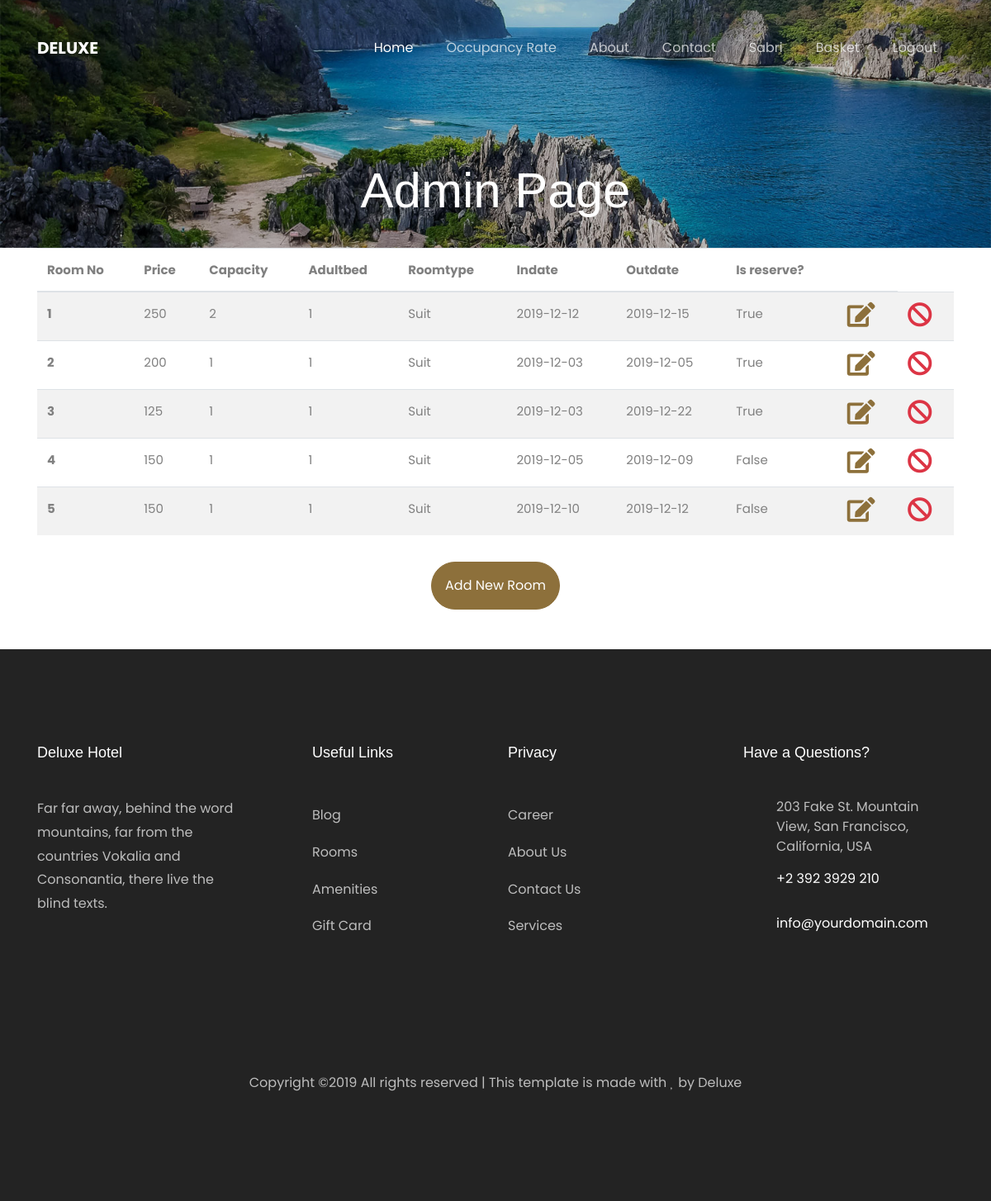
Screenshot of /adminlist (signed in) with the database file from the repository.
### app.py (models this page shows)
class User(UserMixin,db.Model):
    id = db.Column(db.Integer,primary_key=True)
    username = db.Column(db.String(),unique=True)
    email = db.Column(db.String())
    password = db.Column(db.String())
    reservations= db.relationship('Reservation',backref='user')
    bonus = db.Column(db.Integer)

class Room(db.Model):
    roomno = db.Column(db.Integer, primary_key=True)
    price = db.Column(db.Integer)
    capacity = db.Column(db.Integer)
    floorno = db.Column(db.Integer)
    childbed = db.Column(db.Integer)
    adultbed = db.Column(db.Integer)
    roomtype = db.Column(db.String(255))
    inDate = db.Column(db.Date)
    outDate=db.Column(db.Date)
    isreserve = db.Column('is_reserve',db.Boolean)
    reservations = db.relationship('Reservation',backref='room')

### app.py (the view)
@app.route('/adminlist')
@login_required
def adminList():
    rooms = Room.query.all()
    return render_template('admin-list.html',rooms=rooms)

### app.py (called while the page is built)
@login_manager.user_loader
def load_user(user_id):
    return User.query.get(int(user_id))

### templates/admin-list.html
{% extends "layout.html" %}
{% block content %}
<div class="hero-wrap" style="background-image: url({{url_for('static',filename='images/bg_1.jpg')}});">
      <div class="overlay"></div>
      <div class="container">
        <div class="row no-gutters slider-text d-flex align-itemd-end justify-content-center">
          <div class="col-md-9 ftco-animate text-center d-flex align-items-end justify-content-center">
          	<div class="text">
	            <h1 class="mb-4 bread">Admin Page</h1>
            </div>
          </div>
        </div>
      </div>
    </div>
    <div class="container">
        <div class="row">
            <div class="col-12">
                <table class="table table-striped">
                        <thead>
                            <tr>
                                <th scope="col">Room No</th>
                                <th scope="col">Price</th>
                                <th scope="col">Capacity</th>
                                <th scope="col">Adultbed</th>
                                <th scope="col">Roomtype</th>
                                <th scope="col">Indate</th>
                                <th scope="col">Outdate</th>
                                <th scope="col">Is reserve?</th>
                                <th></th>
                            </tr>
                        </thead>
                    <tbody>
                {% for room in rooms %}
                            <tr>
                                <th scope="row">{{room.roomno}}</th>
                                <td>{{room.price}}</td>
                                <td>{{room.capacity}}</td>
                                <td>{{room.adultbed}}</td>
                                <td>{{room.roomtype}}</td>
                                <td>{{room.inDate}}</td>
                                <td>{{room.outDate}}</td>
                                <td>{{room.isreserve}}</td>
                                <td><a class="btn-custom" href="{{url_for('getupdateroom',roomno = room.roomno)}}"><i class="fa fa-2x fa-edit"></i></a></td>
                                <td><a class="btn-custom" href="{{url_for('deleteroom',roomno=room.roomno)}}"><i class="fa fa-2x fa-ban text-danger"></i></a></td>
                            </tr>
                {% endfor %}
                </tbody>
                </table>
                <div class="row text-center">
                    <div class="col-12 justify-content-center">
                        <a href="admin" class="btn btn-primary mt-3 mb-5 p-3">Add New Room</a>
                    </div>
                </div>
            </div>
        </div>
    </div>
{% endblock content %}

### templates/layout.html (shortened to what this page needs)
<!DOCTYPE html>
<html lang="en">
  <head>
    <link rel="stylesheet" href="https://cdnjs.cloudflare.com/ajax/libs/font-awesome/5.11.2/css/all.css">
    <link rel="stylesheet" href="{{url_for('static', filename='css/open-iconic-bootstrap.min.css')}}">
    <link rel="stylesheet" href="{{url_for('static', filename='css/animate.css')}}">
    <link rel="stylesheet" href="{{url_for('static', filename='css/owl.carousel.min.css')}}">
    <link rel="stylesheet" href="{{url_for('static', filename='css/owl.theme.default.min.css')}}">
    <link rel="stylesheet" href="{{url_for('static', filename='css/magnific-popup.css')}}" >
    <link rel="stylesheet" href="{{url_for('static', filename='css/aos.css')}}">
    <link rel="stylesheet" href="{{url_for('static', filename='css/ionicons.min.css')}}">
    <link rel="stylesheet" href="{{url_for('static', filename='css/bootstrap-datepicker.css')}}">
    <link rel="stylesheet" href="{{url_for('static', filename='css/jquery.timepicker.css')}}">
    <link rel="stylesheet" href="{{url_for('static', filename='css/flaticon.css')}}">
    <link rel="stylesheet" href="{{url_for('static', filename='css/icomoon.css')}}">
    <link rel="stylesheet" href="{{url_for('static', filename='css/style.css')}}">
  </head>
  <body>
    <nav class="navbar navbar-expand-lg navbar-dark ftco_navbar bg-dark ftco-navbar-light" id="ftco-navbar">
	    <div class="container">
	      <a class="navbar-brand" href="/">Deluxe</a>
	      <div class="collapse navbar-collapse" id="ftco-nav">
	        <ul class="navbar-nav ml-auto">
            <li class="nav-item active"><a href="/" class="nav-link">Home</a></li>
            <li class="nav-item">
              <a href="/rate" class="nav-link">Occupancy Rate</a></li>
	          <li class="nav-item"><a href="about" class="nav-link">About</a></li>
	          <li class="nav-item"><a href="contact" class="nav-link">Contact</a></li>
            {% if current_user.is_authenticated %}
              <li class="nav-item">
                {% if current_user.username=="Admin" %}
                <a class="nav-link" href="/adminlist">{{current_user.username}}</a>
                {% else %}
                <a class="nav-link" href="/reservations">{{current_user.username}}</a>
                {% endif %}
              </li>
              <li class="nav-item">
                <a class="nav-link" href="/listbasket">Basket</a>
              </li>
              <li class="nav-item">
                <a class="nav-link" href="/logout">Logout</a>
              </li>
              {% else %}
              <li class="nav-item"><a class="nav-link" href="/login">Login</a></li>
              <li class="nav-item"><a class="nav-link" href="/register">Register</a></li>
            {% endif %}
	        </ul>
	      </div>
	    </div>
	  </nav>
{% block content %}
{% endblock %}
    <footer class="ftco-footer ftco-bg-dark ftco-section">
      <div class="container">
        <div class="row mb-5">
          <div class="col-md">
            <div class="ftco-footer-widget mb-4">
              <h2 class="ftco-heading-2">Deluxe Hotel</h2>
              <p>Far far away, behind the word mountains, far from the countries Vokalia and Consonantia, there live the blind texts.</p>
              <ul class="ftco-footer-social list-unstyled float-md-left float-lft mt-5">
              </ul>
            </div>
          </div>
          <div class="col-md">
            <div class="ftco-footer-widget mb-4 ml-md-5">
              <h2 class="ftco-heading-2">Useful Links</h2>
              <ul class="list-unstyled">
                <li><a href="#" class="py-2 d-block">Blog</a></li>
                <li><a href="#" class="py-2 d-block">Rooms</a></li>
                <li><a href="#" class="py-2 d-block">Amenities</a></li>
                <li><a href="#" class="py-2 d-block">Gift Card</a></li>
              </ul>
            </div>
          </div>
          <div class="col-md">
             <div class="ftco-footer-widget mb-4">
              <h2 class="ftco-heading-2">Privacy</h2>
              <ul class="list-unstyled">
                <li><a href="#" class="py-2 d-block">Career</a></li>
                <li><a href="#" class="py-2 d-block">About Us</a></li>
                <li><a href="#" class="py-2 d-block">Contact Us</a></li>
                <li><a href="#" class="py-2 d-block">Services</a></li>
              </ul>
            </div>
          </div>
          <div class="col-md">
            <div class="ftco-footer-widget mb-4">
            	<h2 class="ftco-heading-2">Have a Questions?</h2>
            	<div class="block-23 mb-3">
	              <ul>
	                <li><span class="icon icon-map-marker"></span><span class="text">203 Fake St. Mountain View, San Francisco, California, USA</span></li>
	                <li><a href="#"><span class="icon icon-phone"></span><span class="text">+2 392 3929 210</span></a></li>
	                <li><a href="#"><span class="icon icon-envelope"></span><span class="text">info@yourdomain.com</span></a></li>
	              </ul>
	            </div>
            </div>
          </div>
        </div>
        <div class="row">
          <div class="col-md-12 text-center">
            <p>
  Copyright &copy;<script>document.write(new Date().getFullYear());</script> All rights reserved | This template is made with <i class="icon-heart color-danger" aria-hidden="true"></i> by Deluxe
  </p>
          </div>
        </div>
      </div>
    </footer>
  </body>
</html>

### static/css/icomoon.css (style rules this page uses)
[class^="icon-"], [class*=" icon-"] { font-family: 'icomoon' !important; speak: none; font-style: normal; font-weight: normal; font-variant: normal; text-transform: none; line-height: 1; -webkit-font-smoothing: antialiased; -moz-osx-font-smoothing: grayscale; }
.icon-heart:before { content: "\f004"; }
.icon-map-marker:before { content: "\f041"; }
.icon-phone:before { content: "\f095"; }
.icon-envelope:before { content: "\f0e0"; }

### rows the page displays
User: username "Sabri"
Room: roomno "1", price "250", capacity "2", adultbed "1", roomtype "Suit", inDate "2019-12-12", outDate "2019-12-15", isreserve "True"
Room: roomno "2", price "200", capacity "1", adultbed "1", roomtype "Suit", inDate "2019-12-03", outDate "2019-12-05", isreserve "True"
Room: roomno "3", price "125", capacity "1", adultbed "1", roomtype "Suit", inDate "2019-12-03", outDate "2019-12-22", isreserve "True"
Room: roomno "4", price "150", capacity "1", adultbed "1", roomtype "Suit", inDate "2019-12-05", outDate "2019-12-09", isreserve "False"
Room: roomno "5", price "150", capacity "1", adultbed "1", roomtype "Suit", inDate "2019-12-10", outDate "2019-12-12", isreserve "False"
